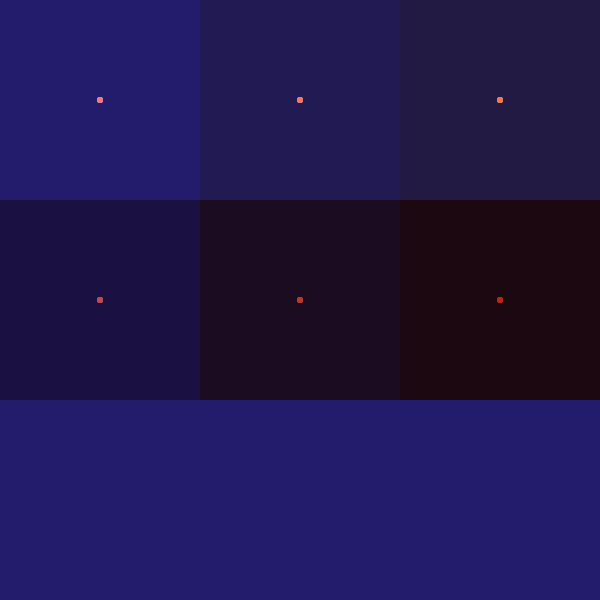
Frame 1 (no input)
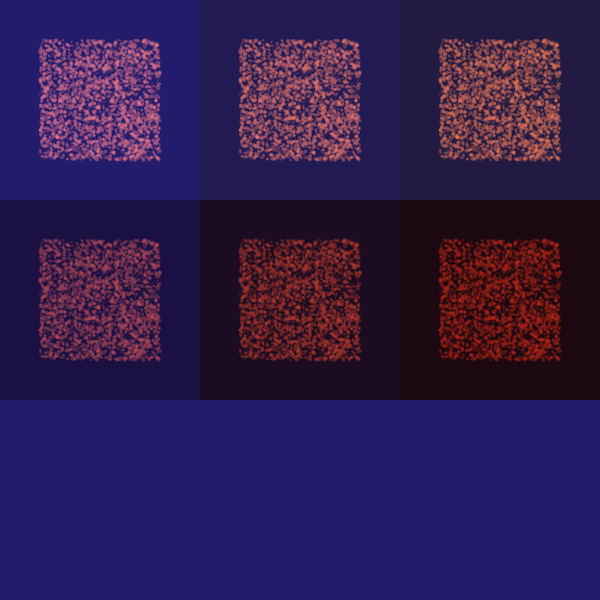
Frame 60 (the mouse pressed at the canvas centre just before this capture)
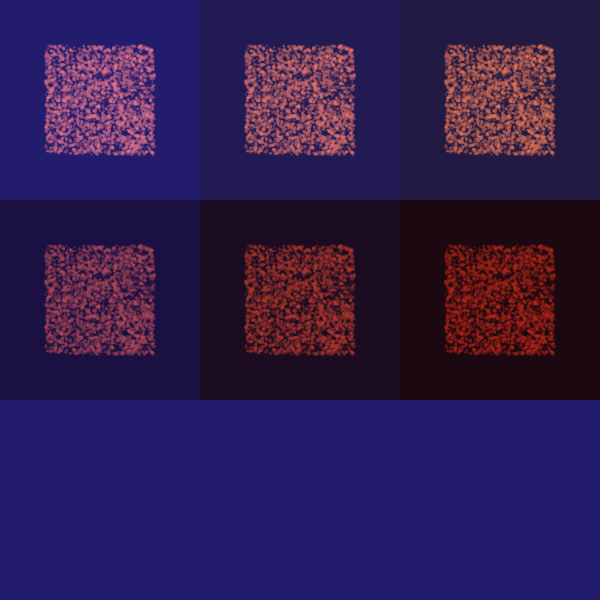
Frame 120 (the mouse held since frame 60 and released just before this capture)

The Processing sketch that drew these frames (run headless with seeded random() and noise(); from frame 60 on, the mouse is pressed at the canvas centre):

// Processing sketch: Ex_1_composition_3
// ── Ex_1_composition_3.pde
/**
 * Ex_1_composition_2 の色合い変更版
 */
 int pnum = 4000;
// 各パーティクルの位置 
Particle[] particle = new Particle[pnum];

void setup() {
    size(600, 600);
    smooth();
    noStroke();

    // 初期化
    for (int i = 0; i < pnum; i++) {
        particle[i] = new Particle();
    }
}

void draw() {
    // 濃い青の背景
    background(35, 27, 107);
    // 1 列目
    drawParticleCloud(100, 100);
    // クラウドを画像としてコピー
    PImage cloud = get(0, 0, 200, 200);
    tint(255, 255, 200);
    image(cloud, 200, 0, 200, 200);
    tint(255, 255, 160);
    image(cloud, 400, 0, 200, 200);
    // 2 列目
    tint(200, 160, 160);
    image(cloud, 0, 200, 200, 200);
    tint(200, 120, 80);
    image(cloud, 200, 200, 200, 200);
    tint(200, 80, 40);
    image(cloud, 400, 200, 200, 200);
}

void drawParticleCloud(int x, int y) {
    pushMatrix();
    // パーティクルクラウドの中心点に平行移動
    translate(x, y);
    for (Particle p : particle) {
        // パーティクルの位置を更新して描く
        p.move(abs(width/2 - mouseX));
        p.show();
    }
    popMatrix();
}

class Particle {
    float x, y, size, directionX, directionY;
    // コンストラクタ
    public Particle() {
        this.size = random(0.5, 4);
        this.directionX = random(-1, 1);
        this.directionY = random(-1, 1);
    }
    public void move(int radius) {
        // 中心位置からパーティクルまでの距離を計算
        if (dist(this.x, this.y, 0, 0) > radius) {
            // 位置と新しいランダムな目標位置を作る
            PVector position = new PVector(this.x, this.y);
            PVector target = new PVector(random(-radius, radius), random(-radius, radius));
            // 現在位置と目標位置間のベクトルを計算する
            PVector direction = PVector.sub(target, position);
            // direction を小さなステップに刻む
            direction.div(600);
            directionX = direction.x;
            directionY = direction.y;
        }
        this.x += this.directionX;
        this.y += this.directionY;
    }
    public void show() {
        fill(238, 120, 138, this.size * 30);
        ellipse(this.x, this.y, this.size, this.size);
    }
}
